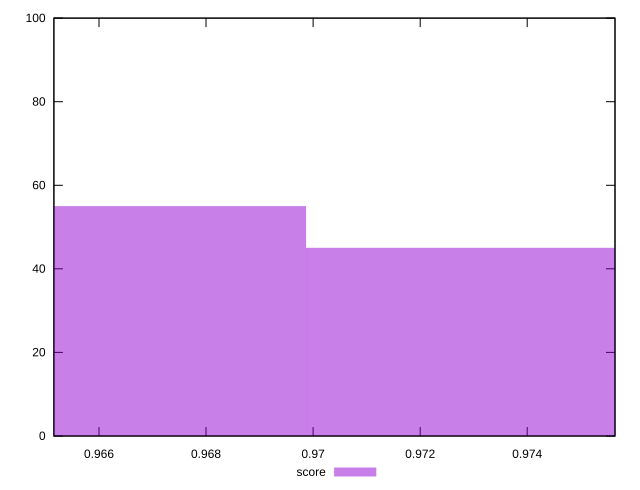

Here is the gnuplot script that generated this plot:
reset

$score <<EOF
0.9738590869192538 45
0.9658766353871288 55
EOF

set key outside below
set boxwidth 0.007982451532125031
set xrange [0.965157947131433:0.9756399224235794]
set yrange [0:100]
set style fill transparent solid 0.5 noborder
set terminal svg size 640, 490 enhanced background rgb 'white'
set output "report_00007_2020-12-11T15:55:29.892Z/speed-index/samples/pages+cached+noexternal/score/histogram.svg"

plot $score title "score" with boxes

reset
